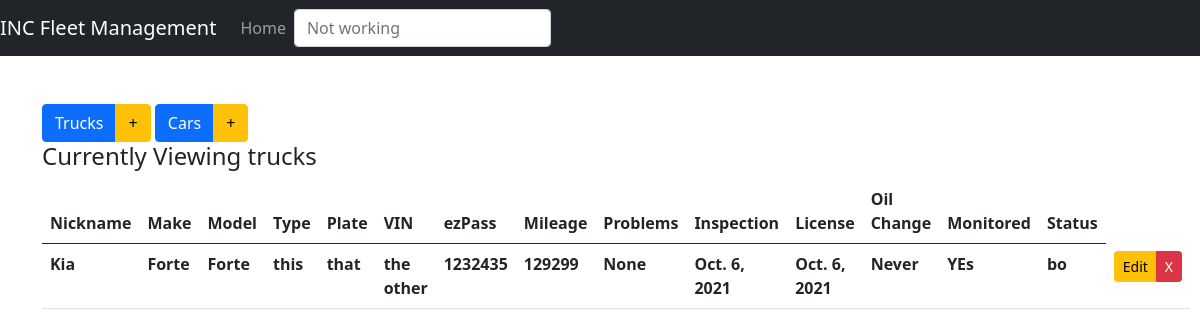
/Inventory/displayTrucks, run on an earlier commit of the app's database.
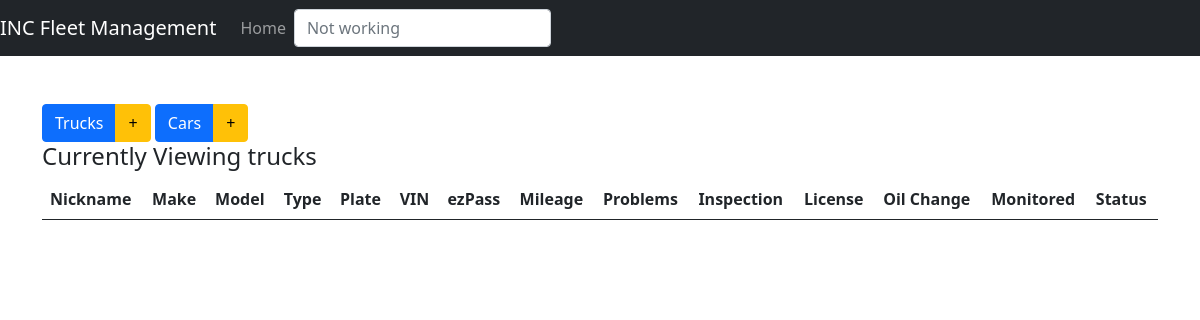
And on a later commit of the database.
### Inventory/models.py (models this page shows, shortened)
class trucks(models.Model):
    TYPE_CHOICES = (('Sedan', 'Sedan'), ('Pickup', 'Pickup'), ('SUV', 'SUV'))
    MON_CHOICES = (('Yes', 'Yes'), ('No', 'No'))
    nickname = models.CharField(blank=False, null=True, default=None, max_length=80)
    make = models.CharField(blank=False, null=True, default=None, max_length=80)
    model = models.CharField(blank=False, null=True, default=None, max_length=80)
    type = models.CharField(blank=False, null=True, choices=TYPE_CHOICES, default=None, max_length=80)
    plate = models.CharField(blank=False, null=True, default=None, max_length=80)
    vin = models.CharField(blank=False, null=True, default=None, max_length=80)
    ezPass = models.CharField(blank=False, null=True, default=None, max_length=80)
    mileage = models.CharField(blank=False, null=True, default=None, max_length=80)
    reportedProblem = models.CharField(blank=False, null=True, default=None, max_length=80)
    inspection = models.DateField(blank=False, null=True, default=None)
    registration = models.DateField(blank=False, null=True, default=None)
    oilChange = models.CharField(blank=False, null=True, default=None, max_length=80)
    isMonitored = models.CharField(blank=False, null=True, choices=MON_CHOICES, default=None, max_length=80)
    status = models.CharField(blank=False, null=True, default=None, max_length=80)

### Inventory/views.py (the view)
# urls.py: path('displayTrucks', views.displayTrucks, name='displayTrucks'),
def displayTrucks(request):
    items = trucks.objects.all()
    context = {'items': items, 'header': 'trucks'}
    return render(request, 'Inventory/index.html', context)

### Inventory/templates/Inventory/index.html (shortened to what this page needs)
{% extends 'inventory/base.html' %}
{% block body %}
<br>
<div class="btn-group" role="group">
    <a href="{% url 'displayTrucks' %}" class="btn btn-primary btn-md" role="button">Trucks</a>
    <a href="{% url 'addTrucks' %}" class="btn btn-warning btn-md" role="button" >+</a>
</div>
<div class="btn-group">
    <a href="{% url 'displaySmallVehicles' %}" class="btn btn-primary btn-md" role="button">Cars</a>
    <a href="{% url 'addSmallVehicles' %}" class="btn btn-warning btn-md" role="button">+</a>
</div>
<br>
<h4>Currently Viewing {{ header }}</h4>
<table class="table table-hover">
    <thead>
    <tr>
        <th>Nickname</th>
        <th>Make</th>
        <th>Model</th>
        <th>Type</th>
        <th>Plate</th>
        <th>VIN</th>
        <th>ezPass</th>
        <th>Mileage</th>
        <th>Problems</th>
        <th>Inspection</th>
        <th>License</th>
        <th>Oil Change</th>
        <th>Monitored</th>
        <th>Status</th>
    </tr>
    </thead>
    <tbody>
    {% for item in items %}
    <tr>
        <th>{{ item.nickname }}</th>
        <th>{{ item.make }}</th>
        <th>{{ item.model }}</th>
        <th>{{ item.type }}</th>
        <th>{{ item.plate }}</th>
        <th>{{ item.vin }}</th>
        <th>{{ item.ezPass }}</th>
        <th>{{ item.mileage }}</th>
        <th>{{ item.reportedProblem }}</th>
        <th>{{ item.inspection }}</th>
        <th>{{ item.registration }}</th>
        <th>{{ item.oilChange }}</th>
        <th>{{ item.isMonitored }}</th>
        <th>{{ item.status }}</th>
        {% if header|lower == "trucks" %}
        <td>
            <div class="btn-group" role="group">
                <a href="{% url 'editTrucks' item.pk%}" class="btn btn-warning btn-sm" role="button" aria-pressed="true" > Edit</a>
                <a href="{% url 'deleteTrucks' item.pk%}" class="btn btn-danger btn-sm" role="button" aria-pressed="true" > X</a>
            </div>
        </td>
        {% endif %}
    </tr>
    {% endfor %}
    </tbody>
</table>
{% endblock %}

What changed in the data, as far as the page shows it:
removed trucks: nickname "Kia", make "Forte", model "Forte", type "this", plate "that", vin "the other", ezPass "1232435", mileage "129299", reportedProblem "None", inspection "Oct. 6, 2021", registration "Oct. 6, 2021", oilChange "Never", isMonitored "YEs", status "bo"
